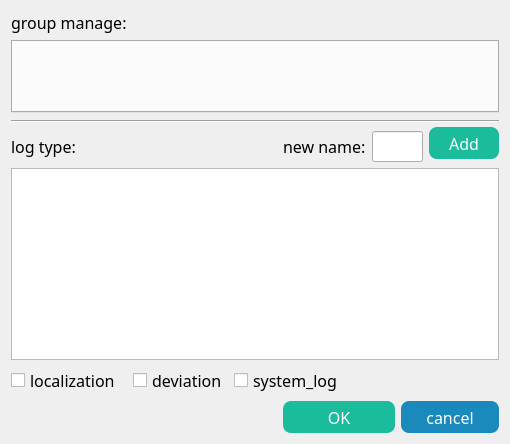
<?xml version="1.0" encoding="UTF-8"?>
<ui version="4.0">
 <class>template_manage</class>
 <widget class="QDialog" name="template_manage">
  <property name="geometry">
   <rect>
    <x>0</x>
    <y>0</y>
    <width>510</width>
    <height>444</height>
   </rect>
  </property>
  <property name="windowTitle">
   <string>template_manage</string>
  </property>
  <layout class="QGridLayout" name="gridLayout">
   <item row="0" column="0">
    <widget class="QLabel" name="label">
     <property name="font">
      <font>
       <family>微软雅黑</family>
       <pointsize>12</pointsize>
      </font>
     </property>
     <property name="text">
      <string>group manage:</string>
     </property>
    </widget>
   </item>
   <item row="1" column="0" colspan="7">
    <widget class="QTabWidget" name="tabWidget">
     <property name="font">
      <font>
       <family>微软雅黑</family>
       <pointsize>12</pointsize>
      </font>
     </property>
     <property name="currentIndex">
      <number>-1</number>
     </property>
    </widget>
   </item>
   <item row="2" column="0" rowspan="2" colspan="7">
    <widget class="Line" name="line">
     <property name="orientation">
      <enum>Qt::Horizontal</enum>
     </property>
    </widget>
   </item>
   <item row="3" column="6" rowspan="2">
    <widget class="QPushButton" name="pushButton">
     <property name="font">
      <font>
       <family>微软雅黑</family>
       <pointsize>12</pointsize>
      </font>
     </property>
     <property name="styleSheet">
      <string notr="true">.QPushButton {
	border-style: none;
	border: 0px;
	min-height:32px;
    min-width:70px;
	border-radius: 8px;
	color: rgb(255, 255, 255);
	
	background-color: rgb(26, 188, 156);
    background-repeat:no-repeat;
}


.QPushButton:hover{ 
background-color: rgb(74, 215, 187);
    background-repeat:no-repeat;
}

.QPushButton:pressed{ 
background-color: rgb(19, 159, 131);
}
</string>
     </property>
     <property name="text">
      <string>Add</string>
     </property>
    </widget>
   </item>
   <item row="4" column="0">
    <widget class="QLabel" name="label_2">
     <property name="font">
      <font>
       <family>微软雅黑</family>
       <pointsize>12</pointsize>
      </font>
     </property>
     <property name="text">
      <string>log type:</string>
     </property>
    </widget>
   </item>
   <item row="4" column="3">
    <widget class="QLabel" name="label_3">
     <property name="font">
      <font>
       <family>微软雅黑</family>
       <pointsize>12</pointsize>
      </font>
     </property>
     <property name="text">
      <string>new name:</string>
     </property>
    </widget>
   </item>
   <item row="4" column="4" colspan="2">
    <widget class="QLineEdit" name="lineEdit">
     <property name="font">
      <font>
       <family>微软雅黑</family>
       <pointsize>12</pointsize>
      </font>
     </property>
    </widget>
   </item>
   <item row="5" column="0" colspan="7">
    <widget class="QListWidget" name="listWidget">
     <property name="font">
      <font>
       <family>微软雅黑</family>
       <pointsize>12</pointsize>
      </font>
     </property>
    </widget>
   </item>
   <item row="6" column="0">
    <widget class="QCheckBox" name="positionBox">
     <property name="font">
      <font>
       <family>微软雅黑</family>
       <pointsize>12</pointsize>
      </font>
     </property>
     <property name="text">
      <string>localization</string>
     </property>
    </widget>
   </item>
   <item row="6" column="1">
    <widget class="QCheckBox" name="repositionBox">
     <property name="font">
      <font>
       <family>微软雅黑</family>
       <pointsize>12</pointsize>
      </font>
     </property>
     <property name="text">
      <string>deviation</string>
     </property>
    </widget>
   </item>
   <item row="6" column="2" colspan="2">
    <widget class="QCheckBox" name="systemLogBox">
     <property name="font">
      <font>
       <family>微软雅黑</family>
       <pointsize>12</pointsize>
      </font>
     </property>
     <property name="text">
      <string>system_log</string>
     </property>
    </widget>
   </item>
   <item row="7" column="0" colspan="3">
    <spacer name="horizontalSpacer">
     <property name="orientation">
      <enum>Qt::Horizontal</enum>
     </property>
     <property name="sizeHint" stdset="0">
      <size>
       <width>422</width>
       <height>20</height>
      </size>
     </property>
    </spacer>
   </item>
   <item row="7" column="3" colspan="2">
    <widget class="QPushButton" name="connectButton">
     <property name="font">
      <font>
       <family>微软雅黑</family>
       <pointsize>12</pointsize>
      </font>
     </property>
     <property name="styleSheet">
      <string notr="true">.QPushButton {
	border-style: none;
	border: 0px;
	min-height:32px;
    min-width:70px;
	border-radius: 8px;
	color: rgb(255, 255, 255);
	
	background-color: rgb(26, 188, 156);
    background-repeat:no-repeat;
}


.QPushButton:hover{ 
background-color: rgb(74, 215, 187);
    background-repeat:no-repeat;
}

.QPushButton:pressed{ 
background-color: rgb(19, 159, 131);
}
</string>
     </property>
     <property name="text">
      <string>OK</string>
     </property>
    </widget>
   </item>
   <item row="7" column="5" colspan="2">
    <widget class="QPushButton" name="connectButton_2">
     <property name="font">
      <font>
       <family>微软雅黑</family>
       <pointsize>12</pointsize>
      </font>
     </property>
     <property name="styleSheet">
      <string notr="true">.QPushButton {
	border-style: none;
	border: 0px;
	min-height:32px;
    min-width:70px;
	border-radius: 8px;
	color: rgb(255, 255, 255);
	
	background-color: rgb(26, 137, 188);
    background-repeat:no-repeat;
}


.QPushButton:hover{ 
background-color: rgb(88, 174, 214);
    background-repeat:no-repeat;
}

.QPushButton:pressed{ 
background-color: rgb(20, 113, 157);
}
</string>
     </property>
     <property name="text">
      <string>cancel</string>
     </property>
    </widget>
   </item>
  </layout>
 </widget>
 <layoutdefault spacing="6" margin="11"/>
 <resources/>
 <connections>
  <connection>
   <sender>connectButton</sender>
   <signal>clicked()</signal>
   <receiver>template_manage</receiver>
   <slot>accept()</slot>
   <hints>
    <hint type="sourcelabel">
     <x>487</x>
     <y>243</y>
    </hint>
    <hint type="destinationlabel">
     <x>319</x>
     <y>254</y>
    </hint>
   </hints>
  </connection>
  <connection>
   <sender>connectButton_2</sender>
   <signal>clicked()</signal>
   <receiver>template_manage</receiver>
   <slot>reject()</slot>
   <hints>
    <hint type="sourcelabel">
     <x>569</x>
     <y>243</y>
    </hint>
    <hint type="destinationlabel">
     <x>555</x>
     <y>236</y>
    </hint>
   </hints>
  </connection>
 </connections>
</ui>
